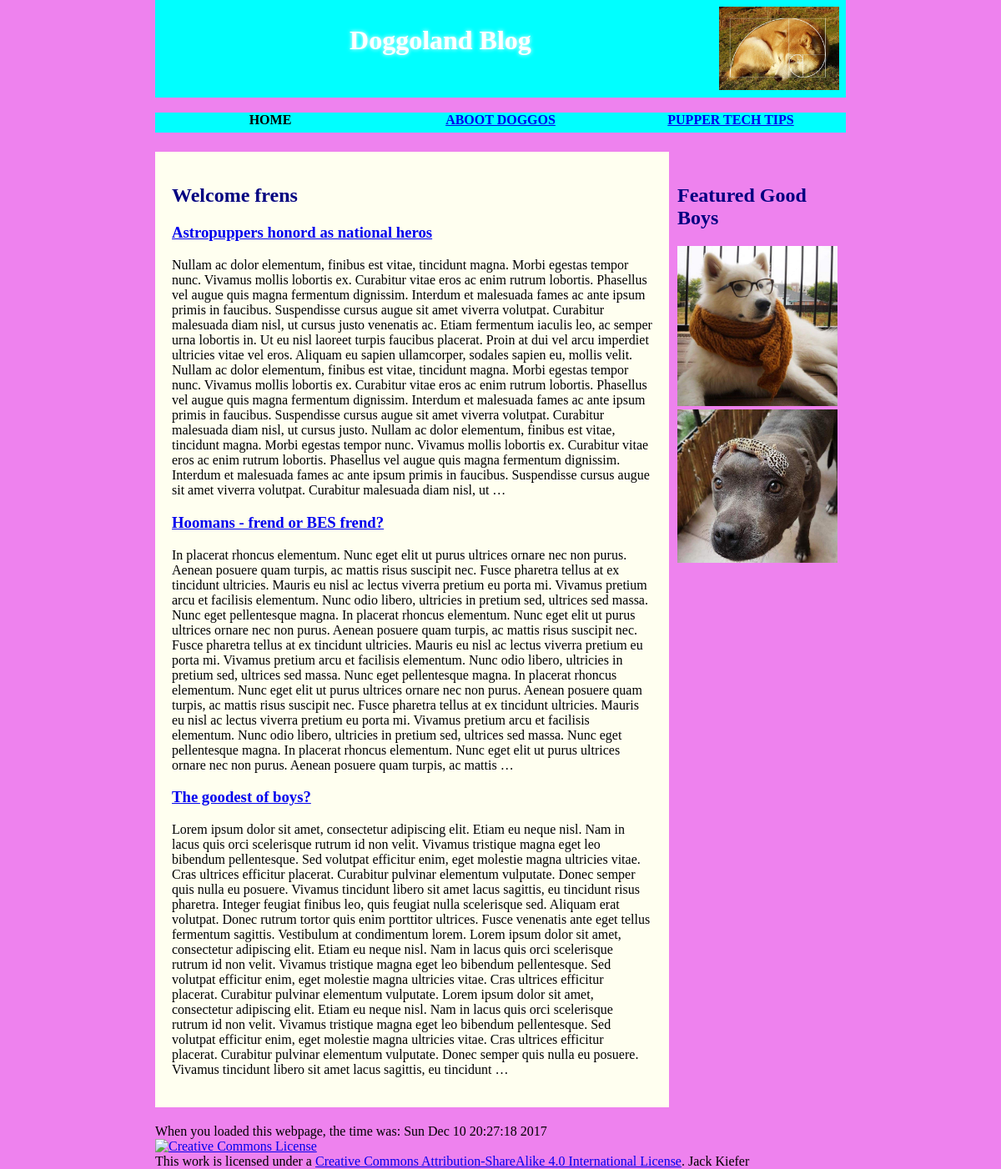
The page /blog/ on the database as committed earlier.
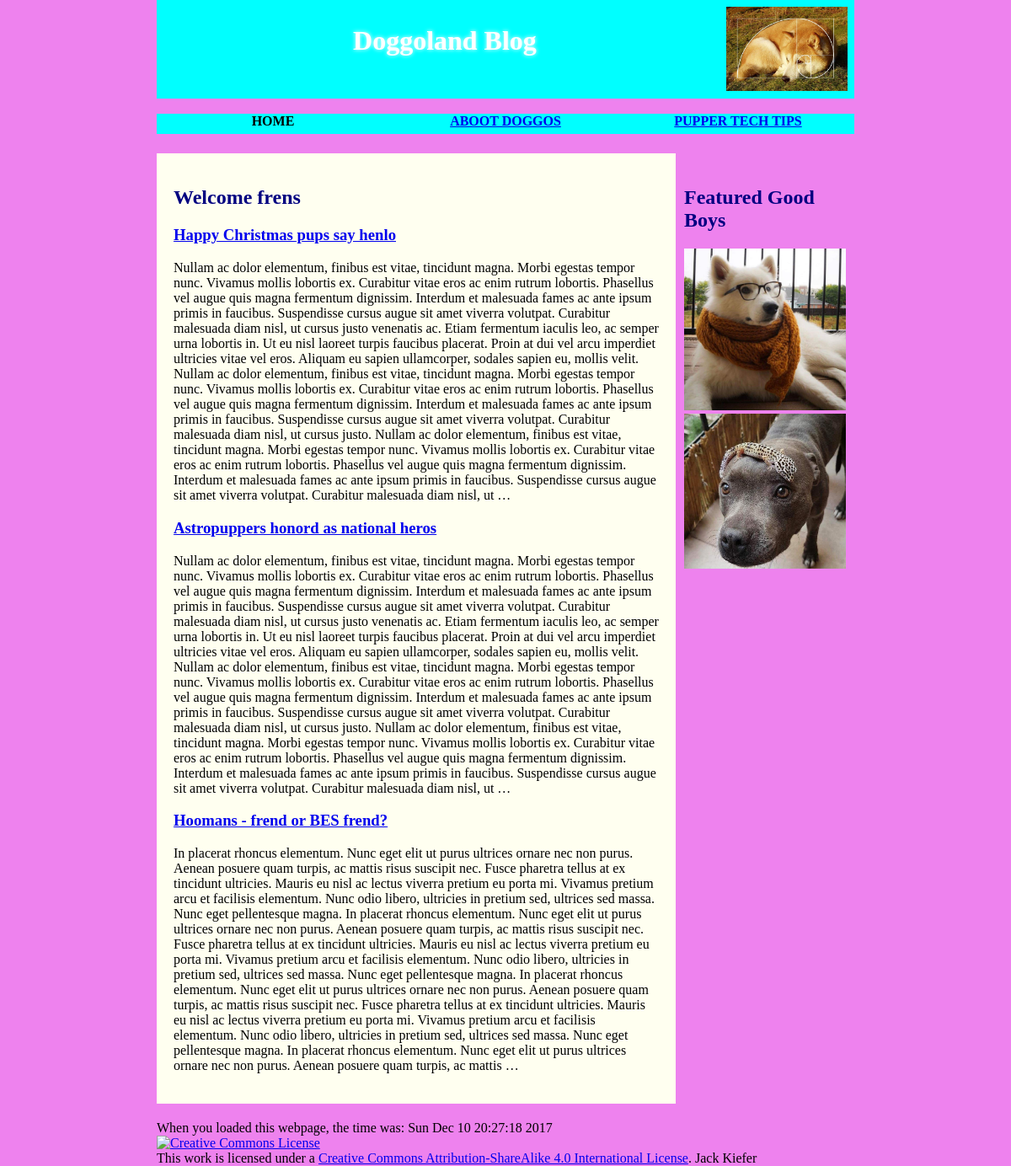
The same page on the database as committed later.
### blog/models.py (models this page shows, shortened)
class Blog(models.Model):
    title = models.CharField(max_length=200)
    author_name = models.CharField(max_length=50)
    content = models.TextField(max_length = 2000)
    posted_date = models.DateTimeField('date posted')

### blog/views.py (the view)
def index(request):
    curTime = time.strftime("%c")
    latest_blog_list = Blog.objects.order_by('-posted_date')[:3]
    template = loader.get_template('blog/index.html')
    context = {
        'latest_blog_list': latest_blog_list,
        'curTime': curTime,
    }
    return HttpResponse(template.render(context,request))

### blog/templates/blog/index.html (shortened to what this page needs)
{% load static %}
<!DOCTYPE html>
<html lang="en">
    <head>
        <link rel="stylesheet" type="text/css" href="{% static 'blog/style.css' %}">
    </head>
    <body>
    <header>
        <h1> Doggoland Blog </h1>
        <img src="{% static 'blog/fibbonaci.jpg'%}" alt="f i b b o n a c i  b o y e" />
    </header>
    <nav>
      <ul>
        <li><span>Home</span></li>
        <li><a href="aboot.html">Aboot doggos</a></li>
        <li><a href="tech.html">Pupper Tech Tips</a></li>
      </ul>
    </nav>
    <main>
      <article>
      {% if latest_blog_list %}
      <h2> Welcome frens </h2>
        {% for blog in latest_blog_list %}
        <section>
          <h3><a href="{% url 'blog:detail' blog.id %}">{{ blog.title }}</a></h3>
          <p>
          {{ blog.content | truncatewords:200 }}
          </p>
        </section>
        {% endfor %}
      {% else %}
      <p> No blogs! No mames!</p>
      {% endif %}
      </article>
      <aside>
        <h2>Featured Good Boys</h2>
        <a href="{% static 'blog/hipster.jpg' %}"><img src="{% static 'blog/hipster.jpg' %}" alt="Distinguished scarf doggo"></a>
        <a href="{% static 'blog/smolfren.jpg' %}"><img src="{% static 'blog/smolfren.jpg' %}" alt="Doggo with smol fren"></a>
      </aside>
    </main>
    <footer>
    When you loaded this webpage, the time was: {{ curTime }}
    <br/>
    <a rel="license" href="http://creativecommons.org/licenses/by-sa/4.0/"><img alt="Creative Commons License" style="border-width:0" src="https://i.creativecommons.org/l/by-sa/4.0/88x31.png" /></a><br />This work is licensed under a <a rel="license" href="http://creativecommons.org/licenses/by-sa/4.0/">Creative Commons Attribution-ShareAlike 4.0 International License</a>. Jack Kiefer
    </footer>
   </body>
</html>

Rows that differ between the two databases and show on the page:
no longer on this page (row unchanged): Blog: title "The goodest of boys?", content "Lorem ipsum dolor sit amet, consectetur adipiscing elit. Etiam eu neque nisl. Nam in lacus quis orci scelerisque rutrum id non velit. Vivamus tristique magna eget leo bibendum pellentesque. Sed volutpat efficitur enim, eget molestie magna ultricies vitae. Cras ultrices efficitur placerat. Curabitur pulvinar elementum vulputate. Donec semper quis nulla eu posuere. Vivamus tincidunt libero sit amet lacus sagittis, eu tincidunt risus pharetra. Integer feugiat finibus leo, quis feugiat nulla scelerisque sed. Aliquam erat volutpat. Donec rutrum tortor quis enim porttitor ultrices. Fusce venenatis ante eget tellus fermentum sagittis. Vestibulum at condimentum lorem. Lorem ipsum dolor sit amet,…"
added Blog: title "Happy Christmas pups say henlo", content "Nullam ac dolor elementum, finibus est vitae, tincidunt magna. Morbi egestas tempor nunc. Vivamus mollis lobortis ex. Curabitur vitae eros ac enim rutrum lobortis. Phasellus vel augue quis magna fermentum dignissim. Interdum et malesuada fames ac ante ipsum primis in faucibus. Suspendisse cursus augue sit amet viverra volutpat. Curabitur malesuada diam nisl, ut cursus justo venenatis ac. Etiam fermentum iaculis leo, ac semper urna lobortis in. Ut eu nisl laoreet turpis faucibus placerat. Proin at dui vel arcu imperdiet ultricies vitae vel eros. Aliquam eu sapien ullamcorper, sodales sapien eu, mollis velit. Nullam ac dolor elementum, finibus est vitae, tincidunt magna. Morbi egestas tempor…"
